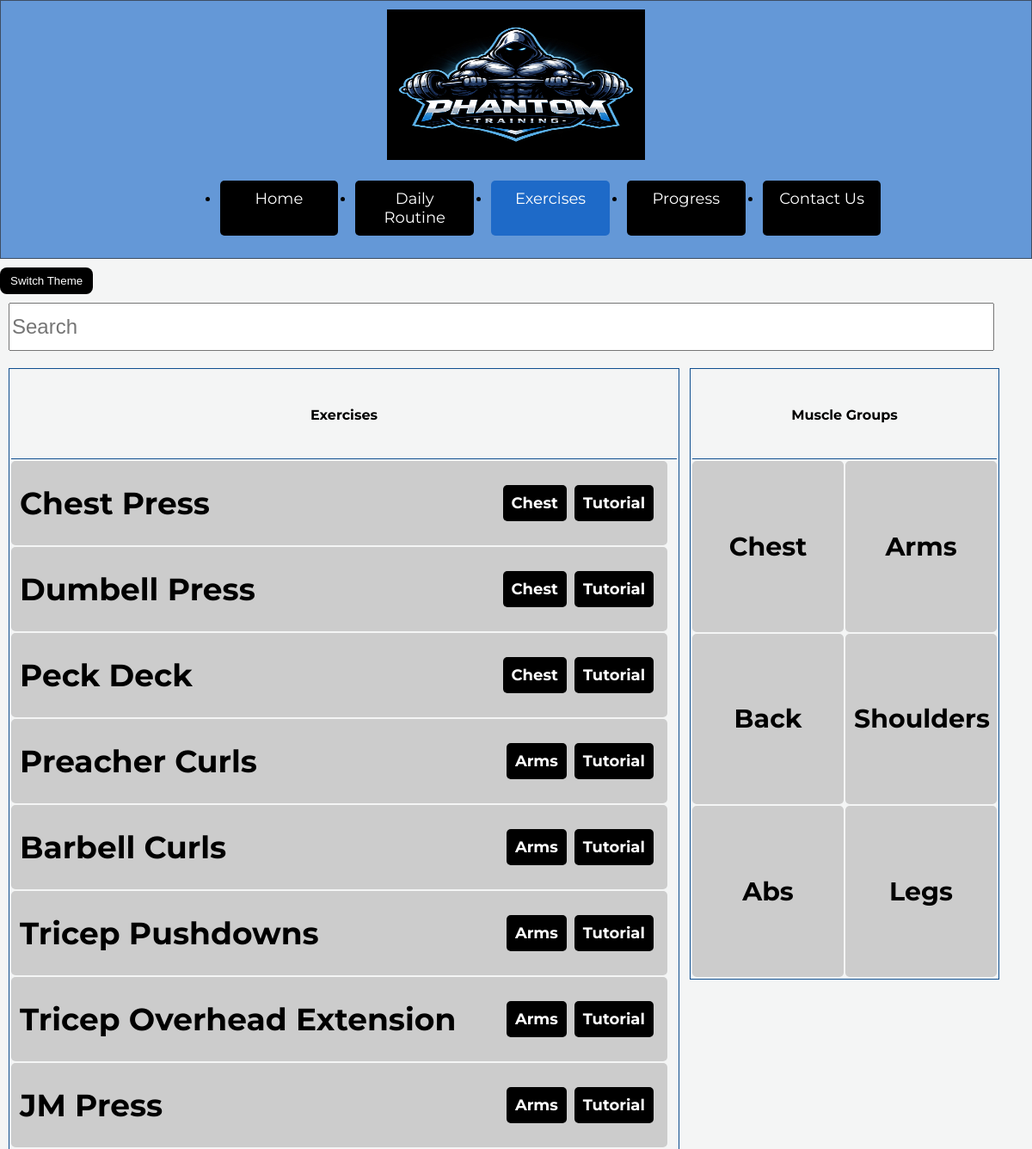
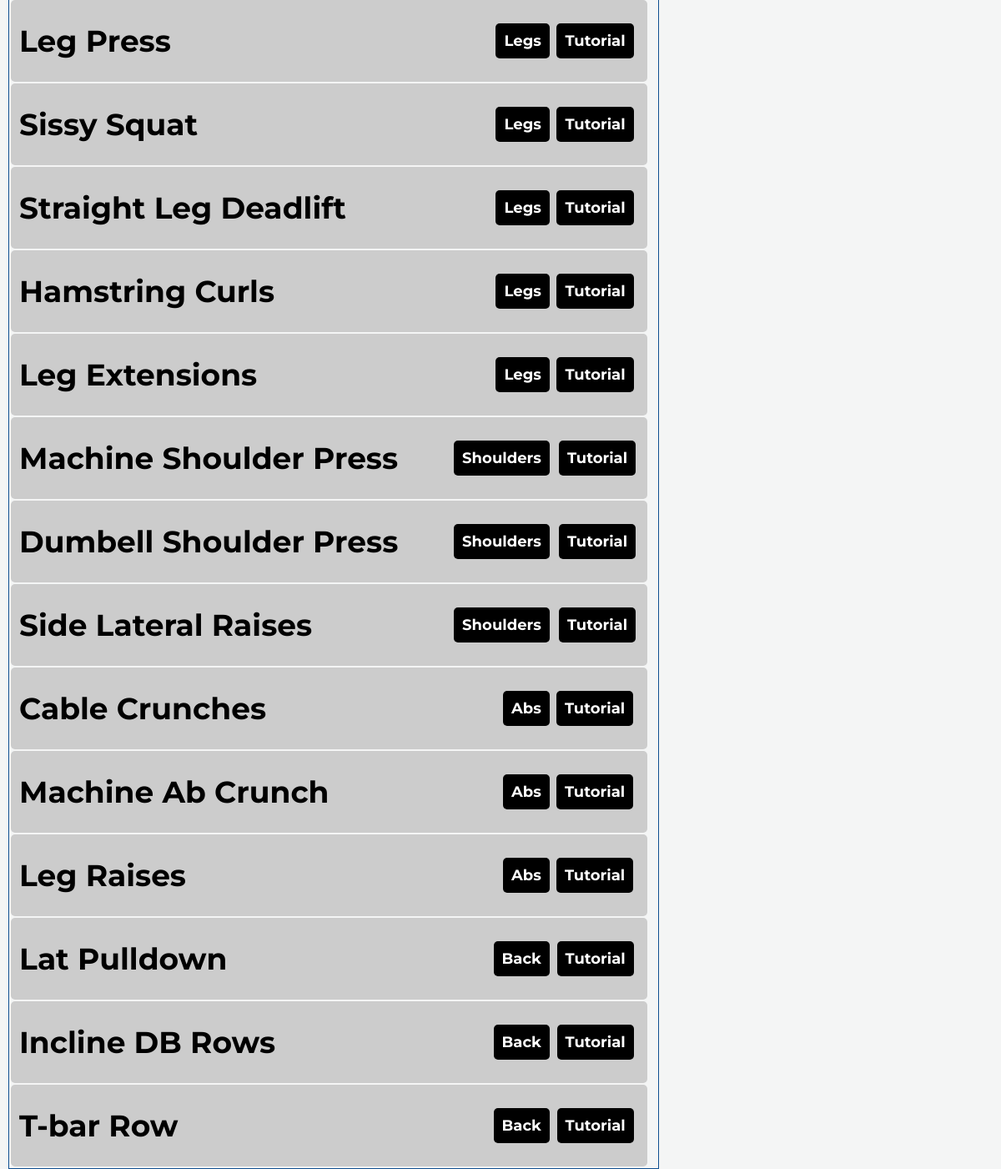
Screenshot of /workouts.php with the database file from the repository (2 pictures, top to bottom).
### tables this page shows
CREATE TABLE "Exercises"  
( 
	Exercise VARCHAR(30) NOT NULL, 
	MuscleGroup VARCHAR(10) NOT NULL, 
	TutorialVideo VARCHAR(100) NOT NULL 
);

### workouts.php (the view, shortened to what this page needs)
<!doctype html>
<?php
    $db = new PDO("sqlite:workouts.db");
    $db->setAttribute(PDO::ATTR_ERRMODE, PDO::ERRMODE_EXCEPTION);
    $db->exec("
        CREATE TABLE IF NOT EXISTS Exercises (
            Exercise VARCHAR(30) NOT NULL,
            MuscleGroup VARCHAR(10),
            TutorialVideo VARCHAR(100)
        );
        ");
        $musclegroup = $_GET['MuscleGroup'] ?? null;
        if($musclegroup){
            $stmt = $db->prepare("SELECT * FROM Exercises WHERE MuscleGroup = :group");
            $stmt -> execute(['group'=>$musclegroup]);
        }else{
            $stmt = $db->query("SELECT * FROM Exercises");
        }
        $exercises = $stmt->fetchAll(PDO::FETCH_ASSOC);
?>
<html lang="en">
  <head>
    <link rel="stylesheet" href="exercises.css" />
    <link rel="stylesheet" href="homepage.css" />
  </head>
  <body>
    <header>
      <nav>
        <div id="nav-container">
          <img src="logo.jpeg" alt="Phantom Training Logo" id="logo" />
          <ul id="nav-bar">
            <li class="page-link">
              <a href="homepage.php">Home</a>
            </li>
            <li class="page-link">
              <a href="dailyroutine.php">Daily Routine</a>
            </li>
            <li class="page-link" id="current-page">
              <a href="workouts.php">Exercises</a>
            </li>
            <li class="page-link">
              <a href="progress.html">Progress</a>
            </li>
            <li class="page-link">
              <a href="contact_us.html">Contact Us</a>
            </li>
          </ul>
        </div>
      </nav>
      <button id="themeToggle" aria-label="Toggle dark and light theme">Switch Theme</button>
      <div id="SearchContainer">
          <input type='text' id='ExerciseSearch' placeholder='Search' autocomplete='off'/>
      </div>
      <div class="CartItemsContainer">
            <table class="ExerciseContainer">
                <thead>
                    <tr>
                        <th>Exercises</th>
                    </tr>
                </thead>
                <tbody>
                    <?php foreach($exercises as $exercise): ?>
                                <tr>
                                    <td class="titlecell">
                                        <?php echo $exercise['Exercise'];?><br>
                                        <div class="buttoncontainer">
                                            <p class="musclegroupplaceholder"><?php echo $exercise['MuscleGroup'];?></p>
                                            <a class="tutorialvideobutton" type="button" target="_blank" href="<?php echo $exercise['TutorialVideo'];?>" name="Tutorial">Tutorial</a>
                                        </div>
                                    </td>
                                </tr>
                    <?php endforeach; ?>
                </tbody>
            </table>
            <table class="FilterContainer">
                <thead>
                    <tr>
                        <th colspan="2">Muscle Groups</th>
                    </tr>
                </thead>
                <tbody>
                    <tr>
                        <td>
                            <a href="workouts.php?MuscleGroup=Chest">Chest</a>
                        </td>
                        <td>
                            <a href="workouts.php?MuscleGroup=Arms">Arms</a>
                        </td>
                    </tr>
                    <tr>
                        <td>
                            <a href="workouts.php?MuscleGroup=Back">Back</a>
                        </td>
                        <td>
                            <a href="workouts.php?MuscleGroup=Shoulders">Shoulders</a>
                        </td>
                    </tr>
                    <tr>
                        <td>
                            <a href="workouts.php?MuscleGroup=Abs">Abs</a>
                        </td>
                        <td>
                            <a href="workouts.php?MuscleGroup=Legs">Legs</a>
                        </td>
                    </tr>
                </tbody>
            </table>
      </div>
    </header>
  </body>
</html>

### exercises.css (style rules this page uses)
body { font-family: "Montserrat", sans-serif; font-style: normal; font-weight: 400; margin: 0; background-color: #f4f5f5; }
#nav-container { text-align: center; background-color: #6498d7; border-color: #3e4e62; border-width: 1px; border-style: solid; padding: 10px; width: 100%; }
nav { width: 100%; display: flex; }
#logo { height:175px; width: 300px; }
.page-link { padding: 5px; background-color: black; border-radius: 5px; width: 10%; }
.page-link a { color: white; text-decoration: none; font-size: 18px; }
#nav-bar { display: flex; justify-content: center; margin-top: 20px; width: 100%; gap: 20px; }
#current-page { background-color: #1e6ac8; }
#themeToggle { margin-top: 10px; padding: 8px 12px; border-radius: 8px; border: none; cursor: pointer; background-color: black; color: white; }
#SearchContainer { width:96.5%; box-sizing: border-box; padding:10px; }
#ExerciseSearch { font-size:24px; width:100%; height:50px; }
.CartItemsContainer { display:flex; flex-wrap: wrap; justify-content: flex-start; align-items:flex-start; gap: 1%; margin-top: 10px; }
.ExerciseContainer { width:65%; margin-left: 10px; border: 1px solid #0e4e8f; }
.FilterContainer { width:30%; border: 1px solid #0e4e8f; table-layout:fixed; }
.FilterContainer td { padding: 10px; background-color: #cccccc; border-radius: 5px; color:black; width:50%; text-align: center; font-size:30px; font-weight:bold; text-decoration: none; }
.FilterContainer tbody { height: 600px; }
.FilterContainer td a { text-decoration:none; color:black; }
tr .titlecell { padding: 10px; background-color: #cccccc; border-radius: 5px; width: 96%; vertical-align: middle; }
.titlecell { color: black; text-decoration: none; font-size: 36px; font-weight: bold; display:flex; justify-content: space-between; align-items:center; }
.ExerciseContainer th { border-bottom: 1px solid #0e4e8f; height:100px; }
.FilterContainer th { border-bottom: 1px solid #0e4e8f; height:100px; }
.musclegroupplaceholder { color: white; text-decoration: none; font-size: 18px; font-weight: bold; }
tr .musclegroupplaceholder { padding: 10px; background-color: black; border-radius: 5px; }
.tutorialvideobutton { color: white; text-decoration: none; font-size: 18px; font-weight: bold; margin-right:15px; }
tr .tutorialvideobutton { padding: 10px; background-color: black; border-radius: 5px; }
.buttoncontainer { display: flex; align-items:center; gap: 5%; }

### homepage.css (style rules this page uses)
body { font-family: "Montserrat", sans-serif; font-style: normal; font-weight: 400; margin: 0; background-color: #f4f5f5; }
#nav-container { text-align: center; background-color: #6498d7; border-color: #3e4e62; border-width: 1px; border-style: solid; padding: 10px; width: 100%; }
nav { width: 100%; display: flex; }
.page-link { padding: 10px; background-color: black; border-radius: 5px; width: 10%; }
.page-link a { color: white; text-decoration: none; font-size: 18px; }
#nav-bar { display: flex; justify-content: center; margin-top: 20px; width: 100%; gap: 20px; }
#current-page { background-color: #1e6ac8; }
#themeToggle { margin-top: 10px; padding: 8px 12px; border-radius: 8px; border: none; cursor: pointer; background-color: black; color: white; }

### rows the page displays
exercises: Exercise "Chest Press", MuscleGroup "Chest"
exercises: Exercise "Dumbell Press", MuscleGroup "Chest"
exercises: Exercise "Peck Deck", MuscleGroup "Chest"
exercises: Exercise "Preacher Curls", MuscleGroup "Arms"
exercises: Exercise "Barbell Curls", MuscleGroup "Arms"
exercises: Exercise "Tricep Pushdowns", MuscleGroup "Arms"
exercises: Exercise "Tricep Overhead Extension", MuscleGroup "Arms"
exercises: Exercise "JM Press", MuscleGroup "Arms"
exercises: Exercise "Leg Press", MuscleGroup "Legs"
exercises: Exercise "Sissy Squat", MuscleGroup "Legs"
exercises: Exercise "Straight Leg Deadlift", MuscleGroup "Legs"
exercises: Exercise "Hamstring Curls", MuscleGroup "Legs"
exercises: Exercise "Leg Extensions", MuscleGroup "Legs"
exercises: Exercise "Machine Shoulder Press", MuscleGroup "Shoulders"
exercises: Exercise "Dumbell Shoulder Press", MuscleGroup "Shoulders"
exercises: Exercise "Side Lateral Raises", MuscleGroup "Shoulders"
exercises: Exercise "Cable Crunches", MuscleGroup "Abs"
exercises: Exercise "Machine Ab Crunch", MuscleGroup "Abs"
exercises: Exercise "Leg Raises", MuscleGroup "Abs"
exercises: Exercise "Lat Pulldown", MuscleGroup "Back"
exercises: Exercise "Incline DB Rows", MuscleGroup "Back"
exercises: Exercise "T-bar Row", MuscleGroup "Back"
